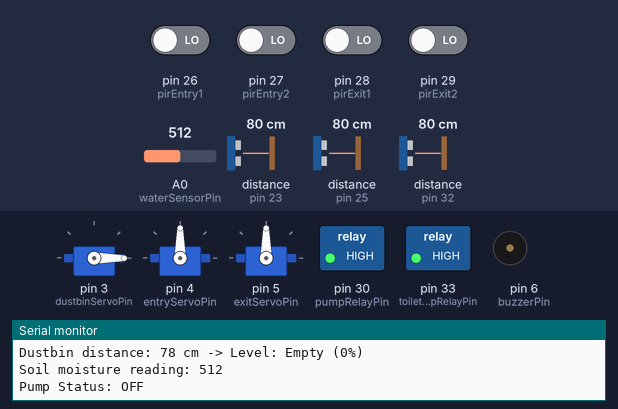
Recording of a sketch running on a simulated Arduino Mega 2560, built with avr-gcc and run on an emulated ATmega2560. Shown: 3 × servo, switched loads named in the sketch (green lamp = pin HIGH), buzzer (waves = sounding, pin HIGH), the last lines printed to the serial monitor. Wiring (inferred from the names in the program): 3 × ultrasonic range finder: trigger pin 22, echo pin 23 / trigger pin 24, echo pin 25 / trigger pin 31, echo pin 32. The test bench sets the inputs (shaded band); at power-on: pin 26 (pirEntry1), pin 27 (pirEntry2), pin 28 (pirExit1), pin 29 (pirExit2) LOW, distance to the obstacle (sensors on pin 23, pin 32, pin 25) 80 cm, A0 (waterSensorPin) = 512. The echo pulse lasts 58.3 µs per cm; pins used as bus, display or sensor lines are not drawn.

Above: at 1.2 s.
1.3 s: distance to the obstacle (sensor on pin 23) set to 8 cm
2.8 s: distance to the obstacle (sensor on pin 23) set to 5 cm
At 3.4 s:
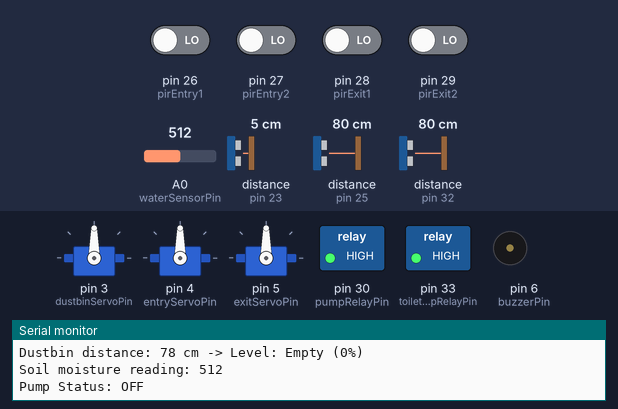
4.4 s: distance to the obstacle (sensor on pin 32) set to 12 cm
5.9 s: distance to the obstacle (sensor on pin 32) set to 9 cm
At 7.1 s:
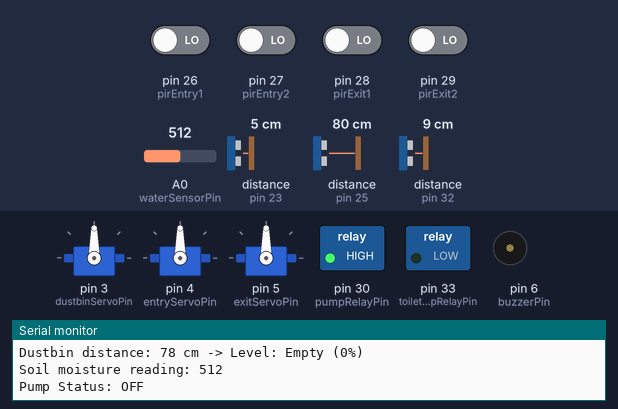
8.9 s: A0 (waterSensorPin) set to 787
10.4 s: A0 (waterSensorPin) set to 812
At 11.8 s:
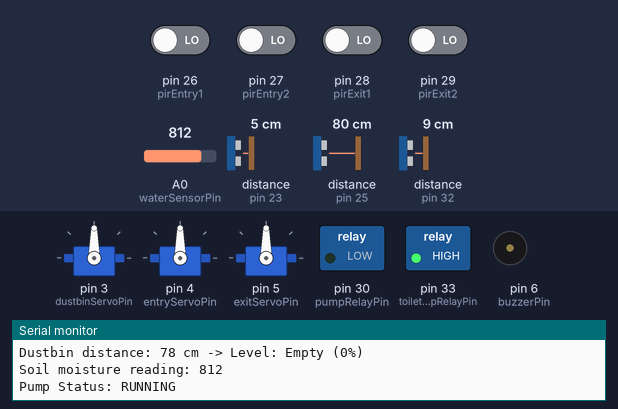
Timing chart, 0 to 13.1 s (numbered marks = the images above; inputs shaded):
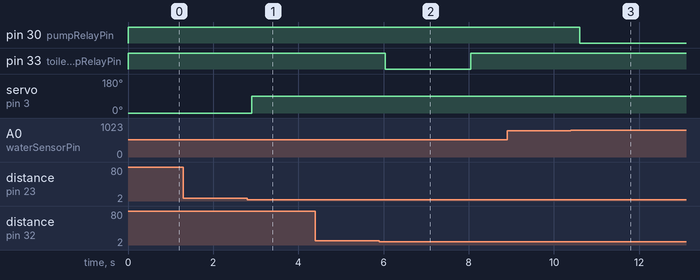

Measured:
- the behaviour switches between 7 and 6 cm on distance to the obstacle (sensor on pin 23) (found by bisection; images 0 and 1)
- the behaviour switches between 11 and 10 cm on distance to the obstacle (sensor on pin 32) (found by bisection; images 1 and 2)
- the behaviour switches between 800 and 801 on A0 (waterSensorPin) (found by bisection; images 2 and 3)
- after the input at 2.8 s, servo on pin 3 (dustbinServoPin): 0° → 90° after 0.11 s
- after the input at 5.9 s, pin 33 (toiletPumpRelayPin): HIGH → LOW after 0.14 s, → HIGH 2.0 s later
- after the input at 10.4 s, pin 30 (pumpRelayPin): HIGH → LOW after 0.21 s

The sketch:

Home5eWorkingParkingBinIrrigation.ino
```cpp
#include <Servo.h>

// ------------------- AUTOMATIC DUSTBIN -------------------
Servo dustbinServo;
int dustbinServoPin = 3;

// Ultrasonic sensors for dustbin
const int trigBinPin = 22;   // detects hand
const int echoBinPin = 23;
const int trigLevelPin = 24; // detects trash fill level
const int echoLevelPin = 25;

const int dustbinHeight = 8; // cm from sensor to floor
int dustbinLevel = 0;        // 0=empty, 1=25%, 2=50%, 3=75%, 4=full
bool lidOpen = false;

// ------------------- SMART PARKING -------------------
Servo entryServo;
Servo exitServo;
int entryServoPin = 4;
int exitServoPin = 5;

const int pirEntry1 = 26; // open gate
const int pirEntry2 = 27; // close gate
const int pirExit1  = 28; // open gate
const int pirExit2  = 29; // close gate

int totalSlots = 4;
int occupiedSlots = 0;
const int buzzerPin = 6;
bool parkingFullMsgShown = false;

bool pirEntry1Prev = false;
bool pirEntry2Prev = false;
bool pirExit1Prev = false;
bool pirExit2Prev = false;

bool entryGateOpen = false;
bool exitGateOpen = false;

// ------------------- SMART IRRIGATION -------------------
const int waterSensorPin = A0;
const int pumpRelayPin = 30; // active LOW relay

// ------------------- SMART TOILET -------------------
const int trigToilet = 31;
const int echoToilet = 32;
const int toiletPumpRelayPin = 33;

bool handPreviouslyDetected = false;
int flushStage = 0;

// ------------------- SETUP -------------------
void setup() {
  Serial.begin(9600);

  // Dustbin
  dustbinServo.attach(dustbinServoPin);
  pinMode(trigBinPin, OUTPUT);
  pinMode(echoBinPin, INPUT);
  pinMode(trigLevelPin, OUTPUT);
  pinMode(echoLevelPin, INPUT);
  dustbinServo.write(0);

  // Parking
  entryServo.attach(entryServoPin);
  exitServo.attach(exitServoPin);
  pinMode(pirEntry1, INPUT);
  pinMode(pirEntry2, INPUT);
  pinMode(pirExit1, INPUT);
  pinMode(pirExit2, INPUT);
  pinMode(buzzerPin, OUTPUT);
  entryServo.write(90);
  exitServo.write(90);

  pirEntry1Prev = (digitalRead(pirEntry1) == HIGH);
  pirEntry2Prev = (digitalRead(pirEntry2) == HIGH);
  pirExit1Prev  = (digitalRead(pirExit1)  == HIGH);
  pirExit2Prev  = (digitalRead(pirExit2)  == HIGH);

  // Irrigation
  pinMode(pumpRelayPin, OUTPUT);
  digitalWrite(pumpRelayPin, HIGH); // pump OFF

  // Toilet
  pinMode(trigToilet, OUTPUT);
  pinMode(echoToilet, INPUT);
  pinMode(toiletPumpRelayPin, OUTPUT);
  digitalWrite(toiletPumpRelayPin, HIGH); // pump OFF
}

// ------------------- HELPERS -------------------
long measureDistance(int trigPin, int echoPin) {
  digitalWrite(trigPin, LOW);
  delayMicroseconds(2);
  digitalWrite(trigPin, HIGH);
  delayMicroseconds(10);
  digitalWrite(trigPin, LOW);
  long duration = pulseIn(echoPin, HIGH, 30000);
  return (duration == 0) ? -1 : (duration * 0.034 / 2);
}

// ------------------- DUSTBIN -------------------
void controlDustbinLid() {
  long objectDist = measureDistance(trigBinPin, echoBinPin);   // hand
  long fillDist   = measureDistance(trigLevelPin, echoLevelPin); // trash level

  if (fillDist < 0) fillDist = dustbinHeight; // default if error

  // Map levels
  if (fillDist >= 5) dustbinLevel = 0;       // empty
  else if (fillDist >= 4) dustbinLevel = 1;  // 25%
  else if (fillDist >= 3) dustbinLevel = 2;  // 50%
  else if (fillDist >= 2) dustbinLevel = 4;  // 75%
  else if (fillDist >= 1) dustbinLevel = 3;  // 100%
  else dustbinLevel <= 1;                     // full (≤1cm)

  // Print status
  Serial.print("Dustbin distance: ");
  Serial.print(fillDist);
  Serial.print(" cm -> Level: ");
  switch (dustbinLevel) {
    case 0: Serial.println("Empty (0%)"); break;
    case 1: Serial.println("Quarter (25%)"); break;
    case 2: Serial.println("Half (50%)"); break;
    case 3: Serial.println("Three-Quarter (75%)"); break;
    case 4: Serial.println("FULL (100%)"); break;
  }

  // Control lid
  if (objectDist > 0 && objectDist <= 5 && dustbinLevel < 4) {
    if (!lidOpen) {
      dustbinServo.write(90);
      lidOpen = true;
      Serial.println("Dustbin lid opened");
    }
  } else {
    if (lidOpen) {
      dustbinServo.write(0);
      lidOpen = false;
      Serial.println("Dustbin lid closed");
    }
  }
}

// ------------------- PARKING -------------------
void controlParking() {
  bool e1 = (digitalRead(pirEntry1) == HIGH);
  bool e2 = (digitalRead(pirEntry2) == HIGH);
  bool x1 = (digitalRead(pirExit1)  == HIGH);
  bool x2 = (digitalRead(pirExit2)  == HIGH);

  if (e1 && !pirEntry1Prev) {
    if (occupiedSlots < totalSlots) {
      entryServo.write(0);
      entryGateOpen = true;
      Serial.println("Entrance gate opened");
    } else {
      digitalWrite(buzzerPin, HIGH); delay(200); digitalWrite(buzzerPin, LOW);
      if (!parkingFullMsgShown) {
        Serial.println("Parking FULL - Entry blocked!");
        parkingFullMsgShown = true;
      }
    }
  }

  if (e2 && !pirEntry2Prev) {
    if (entryGateOpen && occupiedSlots < totalSlots) {
      entryServo.write(90);
      entryGateOpen = false;
      occupiedSlots++;
      Serial.print("Car entered. Occupied: ");
      Serial.println(occupiedSlots);
    }
  }

  if (x1 && !pirExit1Prev) {
    if (occupiedSlots > 0) {
      exitServo.write(0);
      exitGateOpen = true;
      Serial.println("Exit gate opened");
    }
  }

  if (x2 && !pirExit2Prev) {
    if (exitGateOpen && occupiedSlots > 0) {
      exitServo.write(90);
      exitGateOpen = false;
      occupiedSlots--;
      Serial.print("Car exited. Occupied: ");
      Serial.println(occupiedSlots);
      parkingFullMsgShown = false;
    }
  }

  if (occupiedSlots < 0) occupiedSlots = 0;
  if (occupiedSlots > totalSlots) occupiedSlots = totalSlots;

  pirEntry1Prev = e1;
  pirEntry2Prev = e2;
  pirExit1Prev  = x1;
  pirExit2Prev  = x2;
}

// ------------------- IRRIGATION -------------------
void controlIrrigation() {
  int waterLevel = analogRead(waterSensorPin);

  // thresholds (calibrated from your readings)
  const int dryThreshold = 800; // dry soil
  const int wetThreshold = 600; // wet soil

  static bool pumpOn = false;

  Serial.print("Soil moisture reading: ");
  Serial.println(waterLevel);

  if (!pumpOn && waterLevel > dryThreshold) {
    digitalWrite(pumpRelayPin, LOW);  // pump ON (active LOW relay)
    pumpOn = true;
    Serial.println("Irrigation Pump ON - Soil dry");
  }
  else if (pumpOn && waterLevel < wetThreshold) {
    digitalWrite(pumpRelayPin, HIGH); // pump OFF
    pumpOn = false;
    Serial.println("Irrigation Pump OFF - Soil wet");
  }

  if (pumpOn) {
    Serial.println("Pump Status: RUNNING");
  } else {
    Serial.println("Pump Status: OFF");
  }
}

// ------------------- TOILET -------------------
long getToiletDistance() {
  digitalWrite(trigToilet, LOW);
  delayMicroseconds(2);
  digitalWrite(trigToilet, HIGH);
  delayMicroseconds(10);
  digitalWrite(trigToilet, LOW);
  long duration = pulseIn(echoToilet, HIGH, 30000);
  return (duration == 0) ? -1 : (duration * 0.034 / 2);
}

void controlToilet() {
  long distance = getToiletDistance();
  bool handDetected = (distance > 0 && distance < 10);

  if (handDetected && !handPreviouslyDetected) {
    if (flushStage == 0) {
      digitalWrite(toiletPumpRelayPin, LOW); delay(2000);
      digitalWrite(toiletPumpRelayPin, HIGH);
      Serial.println("Smart Toilet: Small flush");
      flushStage = 1;
    } else {
      digitalWrite(toiletPumpRelayPin, LOW); delay(5000);
      digitalWrite(toiletPumpRelayPin, HIGH);
      Serial.println("Smart Toilet: Full flush");
      flushStage = 0;
    }
  }
  handPreviouslyDetected = handDetected;
}

// ------------------- LOOP -------------------
void loop() {
  controlDustbinLid();
  controlParking();
  controlIrrigation();
  controlToilet();
  delay(200);
}
```
